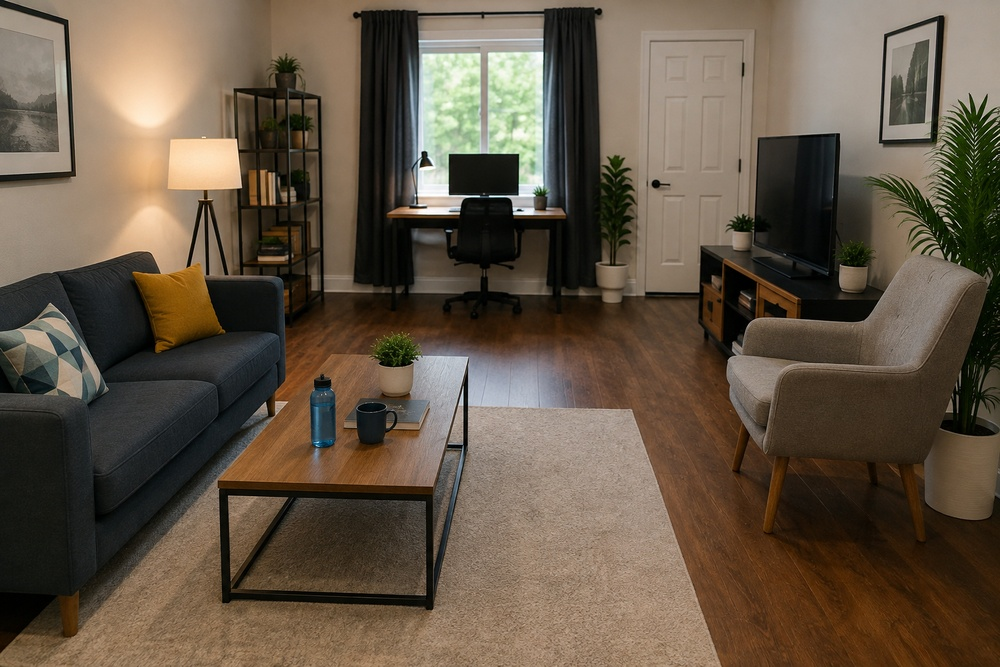
#> input picture PhysicalAI/Robotics/room.jpg, 1000 x 667 px, shrunk from 1536 x 1024 before the run
$ jupyter execute robot_moving_towards_the_target.ipynb   (shell and % lines are left out)
#> lines starting #> are read from the running program, lines starting #| are printed output that depends on the picture
[cell 1]
# ============================================================
# PHYSICAL AI VISUAL DEMO
# Robot moving on top of a real room image
# Google Colab / Jupyter Notebook
# ============================================================


import cv2
import numpy as np
import matplotlib.pyplot as plt

from PIL import Image as PILImage, ImageDraw
from IPython.display import Image, display


# ============================================================
# 1. UPLOAD ROOM IMAGE
# ============================================================

from google.colab import files

print("Upload room.jpg")

uploaded = files.upload()
#> the answer given: room.jpg

image_path = next(iter(uploaded))


# ============================================================
# 2. READ IMAGE
# ============================================================

room = cv2.imread(image_path)
#> room is the input picture: shape (667, 1000, 3); mean B, G, R 69.5, 86, 99.9

room = cv2.cvtColor(
    room,
    cv2.COLOR_BGR2RGB
)

height, width, _ = room.shape
#> height = 667; width = 1000

print("Image size:", width, "x", height)
#| Image size: 1000 x 667


# ============================================================
# 3. DEFINE ROBOT START AND TARGET
#
# Coordinates are pixels in the room image
# ============================================================

start = np.array([
    int(width * 0.10),
    int(height * 0.82)
], dtype=float)
#> start = [100, 546]


target = np.array([
    int(width * 0.78),
    int(height * 0.45)
], dtype=float)
#> target = [780, 300]


# ============================================================
# 4. CREATE PATH
# ============================================================

number_of_frames = 60

trajectory = []

for t in np.linspace(
    0,
    1,
    number_of_frames
):

    # Linear interpolation

    position = (
        start * (1 - t)
        +
        target * t
    )

    # Slight curve to make motion look natural

    position[1] -= (
        80 *
        np.sin(
            np.pi * t
        )
    )

    trajectory.append(
        position
    )


# ============================================================
# 5. CREATE ANIMATION FRAMES
# ============================================================

frames = []


for frame_number, position in enumerate(trajectory):

    # Convert original image to PIL

    frame = PILImage.fromarray(
        room.copy()
    )

    draw = ImageDraw.Draw(
        frame
    )


    x = int(
        position[0]
    )

    y = int(
        position[1]
    )


    # ========================================================
    # DRAW TARGET
    # ========================================================

    tx = int(
        target[0]
    )

    ty = int(
        target[1]
    )


    draw.ellipse(
        [
            tx - 25,
            ty - 25,
            tx + 25,
            ty + 25
        ],
        outline="red",
        width=6
    )


    draw.text(
        (
            tx - 35,
            ty - 55
        ),
        "TARGET",
        fill="red"
    )


    # ========================================================
    # DRAW ROBOT BODY
    # ========================================================

    robot_width = 50
    robot_height = 60


    draw.rounded_rectangle(
        [
            x - robot_width//2,
            y - robot_height//2,
            x + robot_width//2,
            y + robot_height//2
        ],
        radius=10,
        fill="blue",
        outline="white",
        width=4
    )


    # ========================================================
    # ROBOT HEAD
    # ========================================================

    draw.rectangle(
        [
            x - 20,
            y - 55,
            x + 20,
            y - 30
        ],
        fill="lightblue",
        outline="white",
        width=3
    )


    # Eyes

    draw.ellipse(
        [
            x - 12,
            y - 48,
            x - 6,
            y - 42
        ],
        fill="black"
    )


    draw.ellipse(
        [
            x + 6,
            y - 48,
            x + 12,
            y - 42
        ],
        fill="black"
    )


    # ========================================================
    # ROBOT WHEELS
    # ========================================================

    draw.ellipse(
        [
            x - 32,
            y + 20,
            x - 18,
            y + 42
        ],
        fill="black"
    )


    draw.ellipse(
        [
            x + 18,
            y + 20,
            x + 32,
            y + 42
        ],
        fill="black"
    )


    # ========================================================
    # DRAW TRAJECTORY
    # ========================================================

    if frame_number > 1:

        path_points = [

            (
                int(p[0]),
                int(p[1])
            )

            for p in trajectory[
                :frame_number
            ]

        ]


        draw.line(
            path_points,
            fill="yellow",
            width=5
        )


    # ========================================================
    # STATUS
    # ========================================================

    draw.text(
        (
            20,
            20
        ),
        f"Physical AI Robot - Step {frame_number}",
        fill="white",
        stroke_width=2,
        stroke_fill="black"
    )


    frames.append(
        frame
    )
#> after the loop, frames = 60 items


# ============================================================
# 6. SAVE AS ANIMATED GIF
# ============================================================

output_file = (
    "/content/"
    "physical_ai_room_robot.gif"
)


frames[0].save(

    output_file,

    save_all=True,

    append_images=frames[1:],

    duration=120,

    loop=0

)
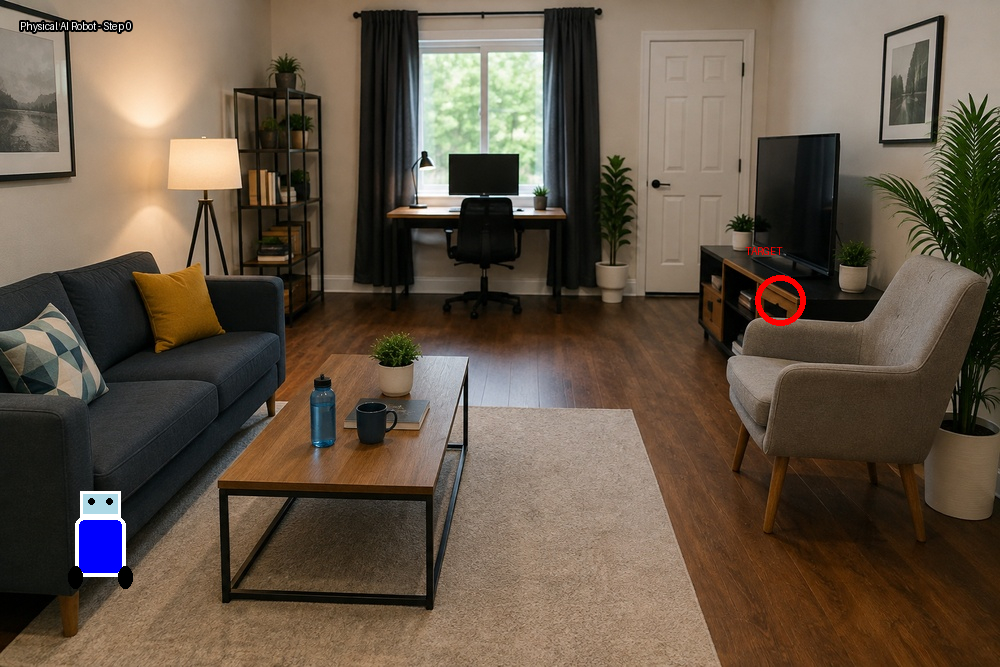
#> saved as physical_ai_room_robot.gif: PIL image 1000x667 RGB; mean R, G, B 100.4, 86.1, 70.6


# ============================================================
# 7. DISPLAY ANIMATION
# ============================================================

display(

    Image(
        filename=output_file
    )

)
